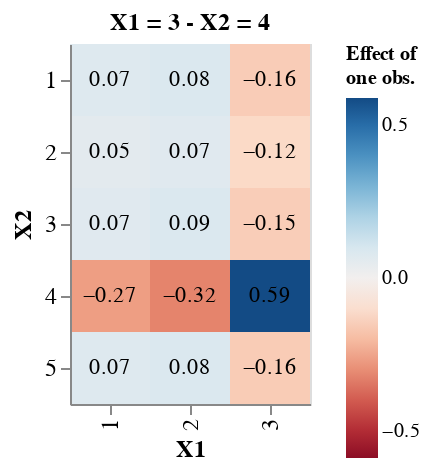

The notebook cell saved with this chart:
### Code cell
index = np.argmax(np.abs(df_y.grad_y))
index_var1 = df_y.iloc[index].X1
index_var2 = df_y.iloc[index].X2
df_y_loc = df_y.loc[(df_y.X1==index_var1)&(df_y.X2==index_var2)]
max_scale = max(abs(df_y_loc['grad_y'].min()), abs(df_y_loc['grad_y'].max()))

base = alt.Chart(df_y_loc).encode(
    x=alt.X('raked_1:N', axis=alt.Axis(title='X1')),
    y=alt.Y('raked_2:N', axis=alt.Axis(title='X2')),
)

heatmap = base.mark_rect().encode(
    color=alt.Color('grad_y:Q',
        scale=alt.Scale(scheme='redblue', domain=[-max_scale, max_scale]),
        legend=alt.Legend(title=['Effect of', 'one obs.']))
)

text = base.mark_text(baseline='middle').encode(
    alt.Text('grad_y:Q', format='.2f')
)

chart = alt.layer(heatmap, text
).properties(
    title='X1 = ' + str(int(index_var1)) + ' - X2 = ' + str(int(index_var2)),
    width=120,
    height=180
).configure_title(
    fontSize=12
).configure_axis(
    labelFontSize=12,
    titleFontSize=12
).configure_legend(
    labelFontSize=10,
    titleFontSize=10
)
chart

### Figure 1 — Vega-Lite specification as saved in the notebook (floating-point values rounded to 4 significant figures)
{"config": {"view": {"continuousWidth": 300, "continuousHeight": 300}, "axis": {"labelFontSize": 12, "titleFontSize": 12}, "legend": {"labelFontSize": 10, "titleFontSize": 10}, "title": {"fontSize": 12}}, "layer": [{"mark": {"type": "rect"}, "encoding": {"color": {"field": "grad_y", "legend": {"title": ["Effect of", "one obs."]}, "scale": {"domain": [-0.5887, 0.5887], "scheme": "redblue"}, "type": "quantitative"}, "x": {"axis": {"title": "X1"}, "field": "raked_1", "type": "nominal"}, "y": {"axis": {"title": "X2"}, "field": "raked_2", "type": "nominal"}}}, {"mark": {"type": "text", "baseline": "middle"}, "encoding": {"text": {"field": "grad_y", "format": ".2f", "type": "quantitative"}, "x": {"axis": {"title": "X1"}, "field": "raked_1", "type": "nominal"}, "y": {"axis": {"title": "X2"}, "field": "raked_2", "type": "nominal"}}}], "data": {"name": "data-04d6e4b8e77694a1ff30f3309f9c3dac"}, "height": 180, "title": "X1 = 3 - X2 = 4", "width": 120, "$schema": "https://vega.github.io/schema/vega-lite/v5.17.0.json", "datasets": {"data-04d6e4b8e77694a1ff30f3309f9c3dac": [{"raked_1": 1, "raked_2": 1, "X1": 3, "X2": 4, "grad_y": 0.07206}, {"raked_1": 2, "raked_2": 1, "X1": 3, "X2": 4, "grad_y": 0.08409}, {"raked_1": 3, "raked_2": 1, "X1": 3, "X2": 4, "grad_y": -0.1562}, {"raked_1": 1, "raked_2": 2, "X1": 3, "X2": 4, "grad_y": 0.05415}, {"raked_1": 2, "raked_2": 2, "X1": 3, "X2": 4, "grad_y": 0.06714}, {"raked_1": 3, "raked_2": 2, "X1": 3, "X2": 4, "grad_y": -0.1213}, {"raked_1": 1, "raked_2": 3, "X1": 3, "X2": 4, "grad_y": 0.06755}, {"raked_1": 2, "raked_2": 3, "X1": 3, "X2": 4, "grad_y": 0.08638}, {"raked_1": 3, "raked_2": 3, "X1": 3, "X2": 4, "grad_y": -0.1539}, {"raked_1": 1, "raked_2": 4, "X1": 3, "X2": 4, "grad_y": -0.268}, {"raked_1": 2, "raked_2": 4, "X1": 3, "X2": 4, "grad_y": -0.3206}, {"raked_1": 3, "raked_2": 4, "X1": 3, "X2": 4, "grad_y": 0.5887}, {"raked_1": 1, "raked_2": 5, "X1": 3, "X2": 4, "grad_y": 0.07427}, {"raked_1": 2, "raked_2": 5, "X1": 3, "X2": 4, "grad_y": 0.08302}, {"raked_1": 3, "raked_2": 5, "X1": 3, "X2": 4, "grad_y": -0.1573}]}}
